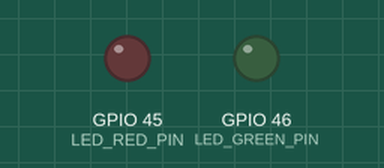
A sketch run on a simulated ESP32. Parts: output pins drawn as LEDs (lit = HIGH). What the sketch prints to the serial monitor is not drawn.

Above: at 6.3 s.
At 10.86 s:
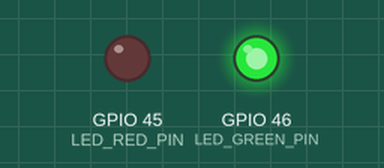
Timing chart, 0 to 11.7 s (numbered marks = the images above):
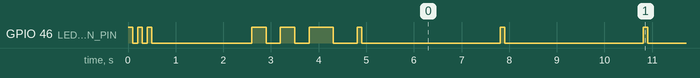

Measured:
- by itself, GPIO 46 (LED_GREEN_PIN): HIGH → LOW at 0.10 s, → HIGH 0.10 s later, → LOW 0.10 s later, → HIGH 0.10 s later, … (95 changes in this stretch)

The sketch:

esp32_debug_stepwise.ino
```cpp
/*
 * ESP32-P4 Stepwise Debug - Find the Breaking Point
 *
 * This adds components incrementally to find exactly where
 * the original firmware crashes or hangs.
 */

#include <Arduino.h>

// Status LED for visual feedback
#define LED_GREEN_PIN   46
#define LED_RED_PIN     45

void blinkStatus(int pin, int count, int delayMs = 200) {
    for (int i = 0; i < count; i++) {
        digitalWrite(pin, HIGH);
        delay(delayMs);
        digitalWrite(pin, LOW);
        delay(delayMs);
    }
}

void setup() {
    // STEP 1: Basic GPIO setup
    pinMode(LED_GREEN_PIN, OUTPUT);
    pinMode(LED_RED_PIN, OUTPUT);

    // Signal: Starting setup
    blinkStatus(LED_GREEN_PIN, 3, 100); // 3 fast green blinks

    // STEP 2: Serial setup (known working)
    Serial.begin(115200);
    delay(2000); // Give USB CDC time to initialize
    Serial.println("🔧 STEPWISE DEBUG - STEP 2: Serial working");
    Serial.flush();

    // Signal: Serial working
    blinkStatus(LED_GREEN_PIN, 2, 300); // 2 slower green blinks

    // STEP 3: Try to include just the display panel header (no initialization)
    Serial.println("🔧 STEP 3: Testing ESP32_Display_Panel include...");
    Serial.flush();

    // If we get here, the include didn't crash
    Serial.println("✅ ESP32_Display_Panel header included successfully");
    Serial.flush();

    // Signal: Headers OK
    blinkStatus(LED_GREEN_PIN, 1, 500); // 1 long green blink

    Serial.println("🔧 STEPWISE DEBUG: Basic components working");
    Serial.println("   - GPIO: ✅");
    Serial.println("   - Serial: ✅");
    Serial.println("   - Headers: ✅");
    Serial.println("Ready to test next component...");
    Serial.flush();
}

void loop() {
    static int count = 0;

    // Heartbeat pattern: green blink every 2 seconds
    digitalWrite(LED_GREEN_PIN, HIGH);
    delay(100);
    digitalWrite(LED_GREEN_PIN, LOW);
    delay(1900);

    // Serial heartbeat
    Serial.printf("📊 Heartbeat %d - All basic systems stable\n", ++count);
    delay(1000);
}
```
